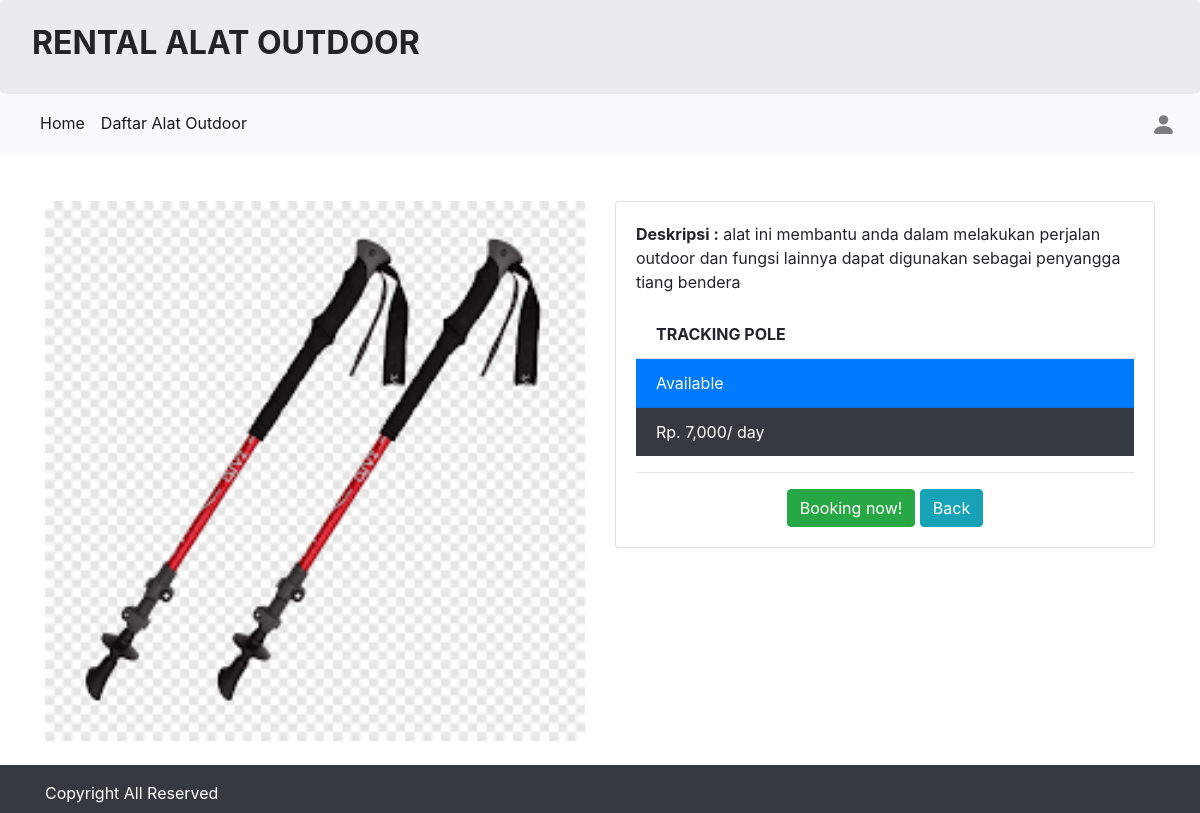
The app's page /detail.php?id=28 with its own data.
### tables this page shows
CREATE TABLE `tbl_alat_212303` (
  `212303_id_alat` int(11) NOT NULL,
  `212303_nama` varchar(100) NOT NULL,
  `212303_harga` int(255) NOT NULL,
  `212303_deskripsi` varchar(255) NOT NULL,
  `212303_status` varchar(255) NOT NULL,
  `212303_gambar` text NOT NULL
);

### detail.php (the view)
<?php
include 'koneksi.php';
include 'header.php';
$id_alat = $_GET['id'];
$query = "SELECT * FROM tbl_alat_212303 WHERE 212303_id_alat = '$id_alat'";
$hasil = mysqli_query($koneksi, $query);
$isi = mysqli_fetch_assoc($hasil);
?>
<div class="container mt-5">
    <div class="row">
        <div class="col-sm-6">
            <img class="card-img-top w-100" style="object-fit:cover;" src="images/<?php echo $isi['212303_gambar']; ?>" alt="">
        </div>
        <div class="col-sm-6">
            <div class="card">
                <div class="card-body">
                    <p class="card-text"><b>
                            Deskripsi :</b>
                        <?php echo $isi['212303_deskripsi']; ?>
                    </p>
                    <ul class="list-group list-group-flush">
                        <li class="list-group-item" style="text-transform:uppercase;">
                            <b><?= $isi['212303_nama']; ?></b>
                        </li>
                        <?php if ($isi['212303_status'] == 'Tersedia') { ?>
                            <li class="list-group-item bg-primary text-white">
                                <i class="fa fa-check"></i> Available
                            </li>
                        <?php } else { ?>
                            <li class="list-group-item bg-danger text-white">
                                <i class="fa fa-close"></i> Not Available
                            </li>
                        <?php } ?>
                        <li class="list-group-item bg-dark text-white">
                            <i class="fa fa-money"></i> Rp. <?php echo number_format($isi['212303_harga']); ?>/ day
                        </li>
                    </ul>
                    <hr />
                    <center>
                        <a href="booking.php?id=<?php echo $isi['212303_id_alat']; ?>" class="btn btn-success">Booking now!</a>
                        <a href="index.php" class="btn btn-info">Back</a>
                    </center>
                </div>
            </div>
        </div>
    </div>
</div>
<?php include 'footer.php'; ?>

### records on screen
tbl_alat_212303: 212303_gambar (picture), 212303_deskripsi "alat ini membantu anda dalam melakukan perjalan outdoor dan fungsi lainnya dapat digunakan sebagai penyangga tiang bendera", 212303_nama "TRACKING POLE", 212303_harga "7,000"
